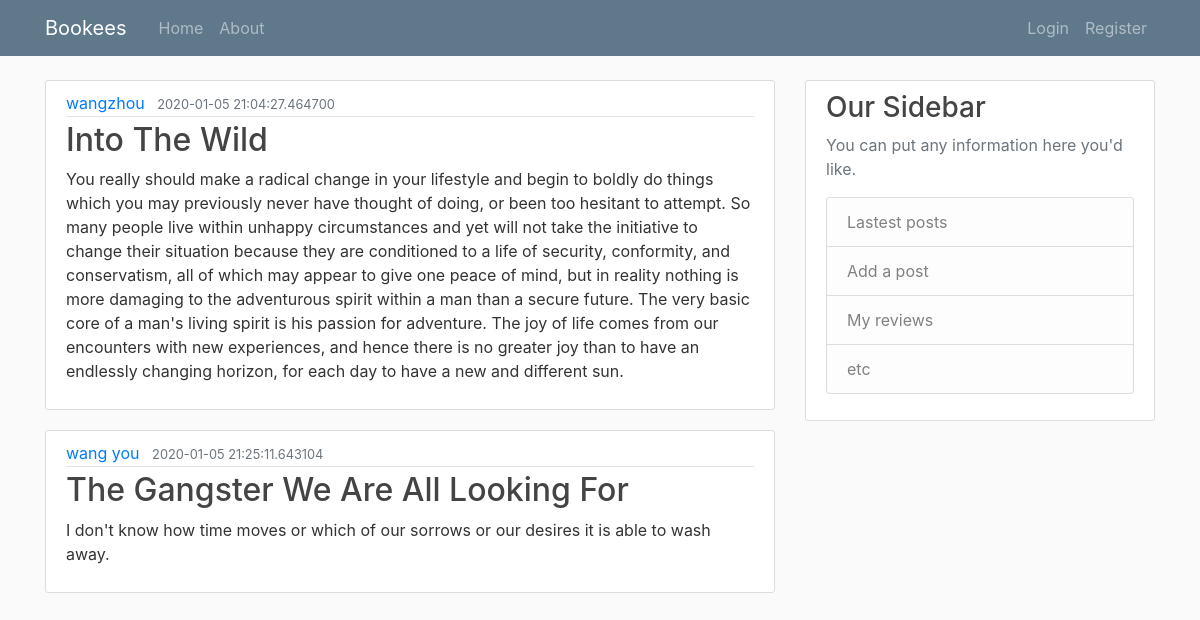
The page / on the database its author committed.
### booksite/models.py (models this page shows, shortened)
class Post(db.Model):
    id = db.Column(db.Integer, primary_key=True)
    title = db.Column(db.String(100), nullable=False)
    date_posted = db.Column(db.DateTime, nullable=False, default=datetime.utcnow)
    content = db.Column(db.Text, nullable=False)
    user_id = db.Column(db.Integer, db.ForeignKey('user.id'), nullable=False)

class User(db.Model, UserMixin):
    id = db.Column(db.Integer, primary_key=True)
    username = db.Column(db.String(20), unique=True, nullable=False)
    email = db.Column(db.String(120), unique=True, nullable=False)
    image_file = db.Column(db.String(20), nullable=False, default='default.jpg')
    password = db.Column(db.String(60), nullable=False)
    posts = db.relationship('Post', backref='author', lazy=True) # it runs a query on the post table and graps all posts posted by this user

### booksite/routes.py (the view)
@app.route("/", methods=["GET", "POST"])
def index():
    title = "bookees"
    headline = "Welcome to the booksite!"
    if session.get("reviews") is None:
        session["reviews"] = []
    if request.method == "POST":
        review = request.form.get("review")
        if review not in session["reviews"]:
            session["reviews"].append(review)
    posts=Post.query.all()
    return render_template("index.html", title=title, headline=headline, posts=posts, reviews = session["reviews"])

### booksite/templates/index.html (shortened to what this page needs)
{% extends "layout.html" %}
{% block body %}
   {% for post in posts %}
      <article class="media content-section">
        <div class="media-body">
          <div class="article-metadata">
            <a class="mr-2" href="#">{{ post.author.username  }}</a>
            <small class="text-muted">{{ post.date_posted }}</small>
          </div>
          <h2><a class="article-title" href="{{ url_for('post', post_id=post.id) }}">{{ post.title }}</a></h2>
          <p class="article-content">{{ post.content }}</p>
        </div>
      </article>
   {% endfor %}
{% endblock body%} # explict ending of the block

### booksite/templates/layout.html (shortened to what this page needs)
<!DOCTYPE html>
<html>
<head>
	<link rel="stylesheet" href="https://maxcdn.bootstrapcdn.com/bootstrap/4.0.0/css/bootstrap.min.css">
	<link rel="stylesheet" type="text/css" href="{{ url_for('static', filename='main.css') }}">
</head>
<body>
	<header class="site-header">
		<nav class="navbar navbar-expand-md navbar-dark bg-steel fixed-top">
			<div class="container">
				<a class="navbar-brand mr-4" href="/">Bookees</a>
				<div class="collapse navbar-collapse" id="navbarToggle">
					<div class="navbar-nav mr-auto">
						<a class="nav-item nav-link" href="{{url_for('index')}}">Home</a>
						<a class="nav-item nav-link" href="{{url_for('about')}}">About</a>
					</div>
	            <div class="navbar-nav">
	              {% if current_user.is_authenticated %}
					  	 <a class="nav-item nav-link" href="{{ url_for('new_post') }}">New Post</a>
	                <a class="nav-item nav-link" href="{{ url_for('account') }}">Account</a>
	                <a class="nav-item nav-link" href="{{ url_for('logout') }}">Logout</a>
	              {% else %}
	                <a class="nav-item nav-link" href="{{ url_for('login') }}">Login</a>
	                <a class="nav-item nav-link" href="{{ url_for('register') }}">Register</a>
	              {% endif %}
	            </div>
				</div>
			</div>
		</nav>
	</header>
	<main role="main" class="container">
	  <div class="row">
	    <div class="col-md-8">
			{% block body %}{% endblock %}
	    </div>
	    <div class="col-md-4">
	      <div class="content-section">
	        <h3>Our Sidebar</h3>
	        <p class='text-muted'>You can put any information here you'd like.
	          <ul class="list-group">
	            <li class="list-group-item list-group-item-light">Lastest posts</li>
	            <li class="list-group-item list-group-item-light">Add a post</li>
	            <li class="list-group-item list-group-item-light">My reviews</li>
	            <li class="list-group-item list-group-item-light">etc</li>
	          </ul>
	        </p>
	      </div>
	    </div>
	  </div>
	</main>
</body>
</html>

### booksite/static/main.css (style rules this page uses)
body { background: #fafafa; color: #333333; margin-top: 5rem; }
h1, h2, h3, h4, h5, h6 { color: #444444; }
.bg-steel { background-color: #5f788a; }
.site-header .navbar-nav .nav-link { color: ##ff69b4; }
.content-section { background: #ffffff; padding: 10px 20px; border: 1px solid #dddddd; border-radius: 3px; margin-bottom: 20px; }
.article-title { color: #444444; }
.article-content { white-space: pre-line; }
.article-metadata { padding-bottom: 1px; margin-bottom: 4px; border-bottom: 1px solid #e3e3e3 }

### rows shown on the page
Post: author.username "wangzhou", date_posted "2020-01-05 21:04:27.464700", title "Into The Wild", content "You really should make a radical change in your lifestyle and begin to boldly do things which you may previously never have thought of doing, or been too hesitant to attempt. So many people live within unhappy circumstances and yet will not take the initiative to change their situation because they are conditioned to a life of security, conformity, and conservatism, all of which may appear to give one peace of mind, but in reality nothing is more damaging to the adventurous spirit within a man than a secure future. The very basic core of a man's living spirit is his passion for adventure. The joy of life comes from our encounters with new experiences, and hence there is no greater joy than…"
Post: author.username "wang you", date_posted "2020-01-05 21:25:11.643104", title "The Gangster We Are All Looking For", content "I don't know how time moves or which of our sorrows or our desires it is able to wash away."
